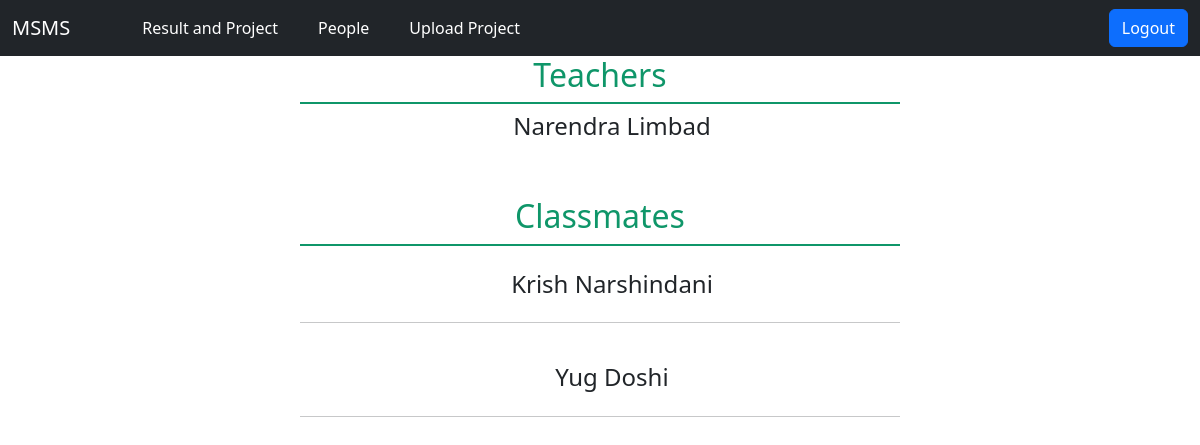
The page /Student/Class_people.php?Class_code=649dc9f74d on the database its author committed.
### tables this page shows
CREATE TABLE `classroom_for_teacher` (
  `Teacher_Id` int(10) NOT NULL,
  `Class_Name` varchar(50) NOT NULL,
  `Class_code` varchar(50) NOT NULL,
  `Teacher_Name` varchar(50) NOT NULL,
  `Class_Cover_Image` varchar(300) NOT NULL
);

CREATE TABLE `classroom_students` (
  `Class_Code` varchar(50) NOT NULL,
  `Student_Name` varchar(50) NOT NULL,
  `Enrollment` bigint(12) NOT NULL
);

CREATE TABLE `student_info` (
  `First_Name` varchar(50) NOT NULL,
  `Last_Name` varchar(50) NOT NULL,
  `Enrollment` bigint(12) NOT NULL,
  `Semester` int(1) NOT NULL,
  `Mobile` bigint(10) NOT NULL,
  `Photo` varchar(300) NOT NULL,
  `Admin` varchar(50) NOT NULL,
  `Branch` varchar(30) DEFAULT NULL
);

### Student/Class_people.php (the view, shortened to what this page needs)
<?php
    $Class_code = $_REQUEST['Class_code'];
    $con = mysqli_connect('localhost','root','','admin');
    if($con){
        $query = "select * from classroom_for_teacher where Class_code = '$Class_code'";
        $result = mysqli_query($con,$query);
        $result = mysqli_fetch_array($result);
        $query2 = "select * from classroom_students where Class_code = '$Class_code'";
        $result2 = mysqli_query($con,$query2);
    }
?>
<!DOCTYPE html>
<html lang="en">
<head>
    <link href="https://cdn.jsdelivr.net/npm/bootstrap@5.3.0/dist/css/bootstrap.min.css" rel="stylesheet">
</head>
<body>
    <?php include("Classroom_nav.php"); ?>
    <div style = "text-align:center;width:50vw;margin-left:25vw;">
        <h2 style = "color:#0f9669;">Teachers</h2>
        <div style = "height:2px;background-color:#0f9669"></div>
        <div style = "display:flex;justify-content: center;">
            <p class = "font-weight-bold ms-4 h4 mt-2"><?php echo $result['Teacher_Name']; ?></p>
        </div>
        <h2 style = "color:#0f9669;" class = "mt-5">Classmates</h2>
        <div style = "height:2px;background-color:#0f9669"></div>
        <?php
            while($row = mysqli_fetch_array($result2)){
                $eno = $row['Enrollment'];
                $query3 = "select * from student_info where Enrollment = $eno";
                $result3 = mysqli_query($con,$query3);
                $result3 = mysqli_fetch_array($result3);
                ?>
                <div style = "display:flex;justify-content:center;">
                <p class = "font-weight-bold ms-4 h4 mt-4"><?php echo $result3['First_Name'].' '.$result3['Last_Name']; ?></p></div>
                <hr>
            <?php
            }
        ?>
        </div>
</body>
</html>

### rows shown on the page
classroom_for_teacher: Teacher_Name "Narendra Limbad"
classroom_students: student_info.First_Name "Krish", student_info.Last_Name "Narshindani"
classroom_students: student_info.First_Name "Yug", student_info.Last_Name "Doshi"
